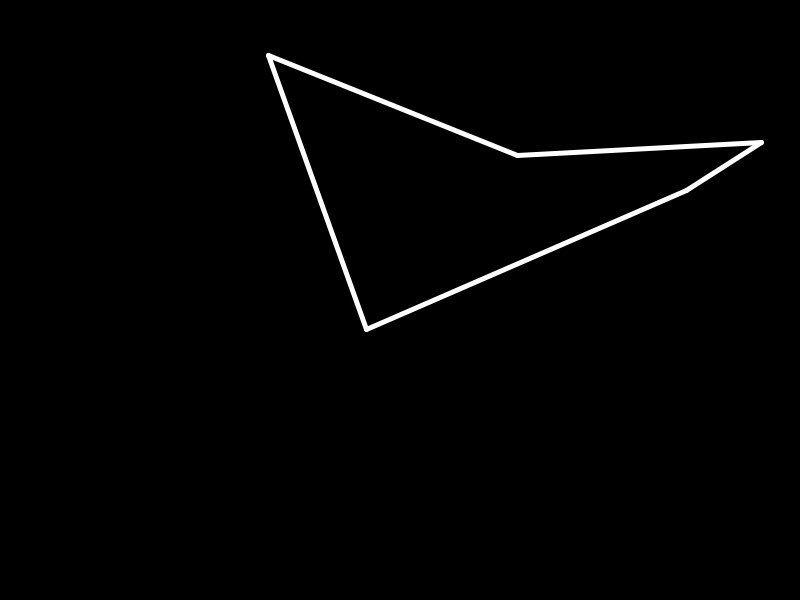
Frame 1 (no input)
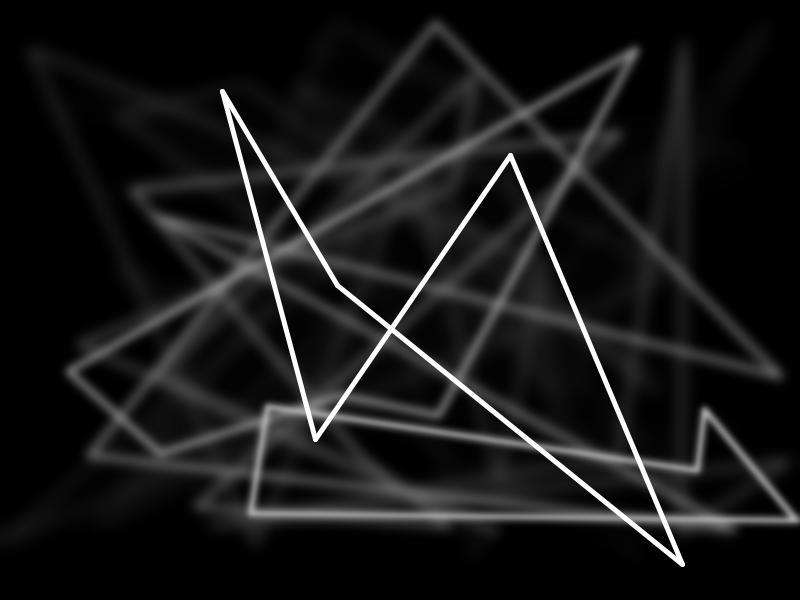
Frame 60 (the mouse pressed at the canvas centre just before this capture)
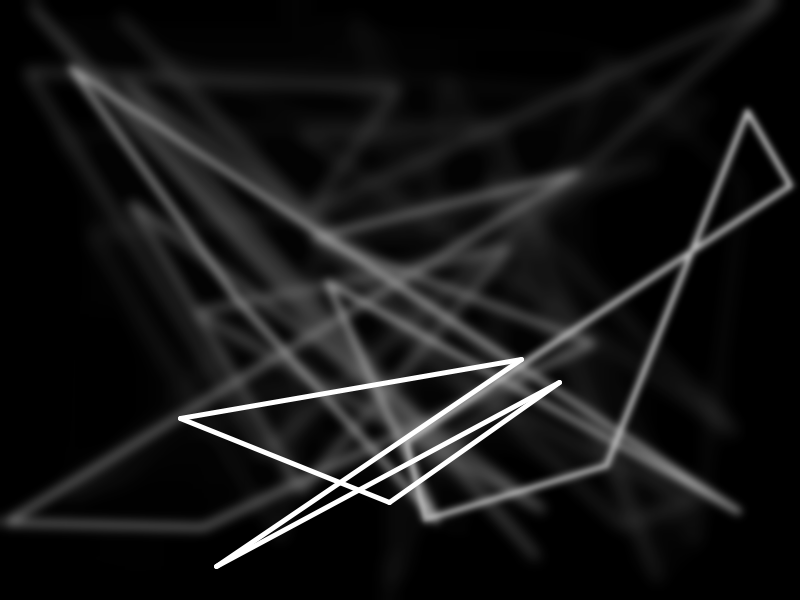
Frame 120 (the mouse held since frame 60 and released just before this capture)

The Processing sketch that drew these frames (run headless with seeded random() and noise(); from frame 60 on, the mouse is pressed at the canvas centre):

// Processing sketch: W1_Project
// ── W1_Project.pde
void Star(float a1, float a2, float b1, float b2, float c1, float c2, float d1, float d2,float e1, float e2){
  line(a1, a2, b1, b2);
  line(b1, b2, c1, c2);
  line(c1, c2, d1, d2);
  line(d1, d2, e1, e2);
  line(e1, e2 ,a1 ,a2);
}  

void setup(){
  background(0);
  size(800,600);
  //frameRate(4);
}

void draw(){
  filter(BLUR,3);
  
  noStroke();
  fill(0,40);
  rect(0,0,width,height);
  
  strokeWeight(5);
  stroke(255);
  Star(random(0,width),random(0,height),random(0,width),random(0,height),random(0,width),random(0,height),random(0,width),random(0,height),random(0,width),random(0,height));
}
